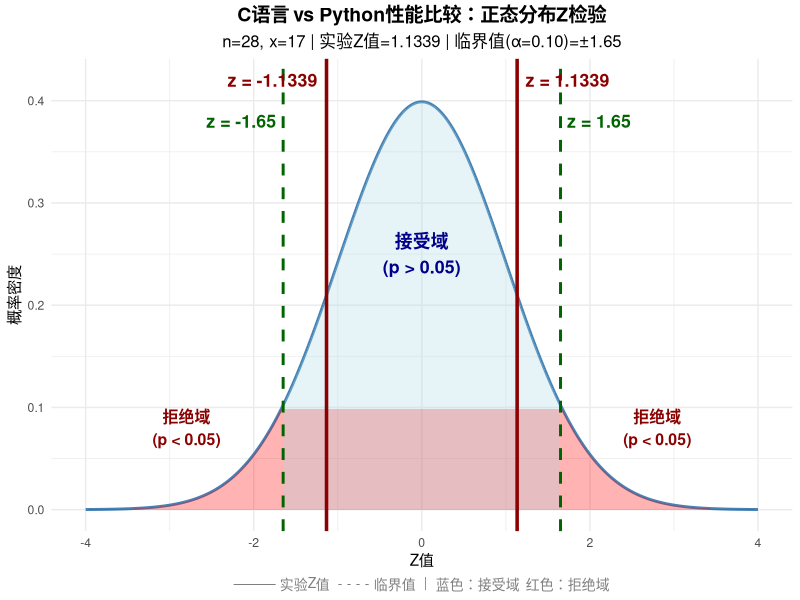
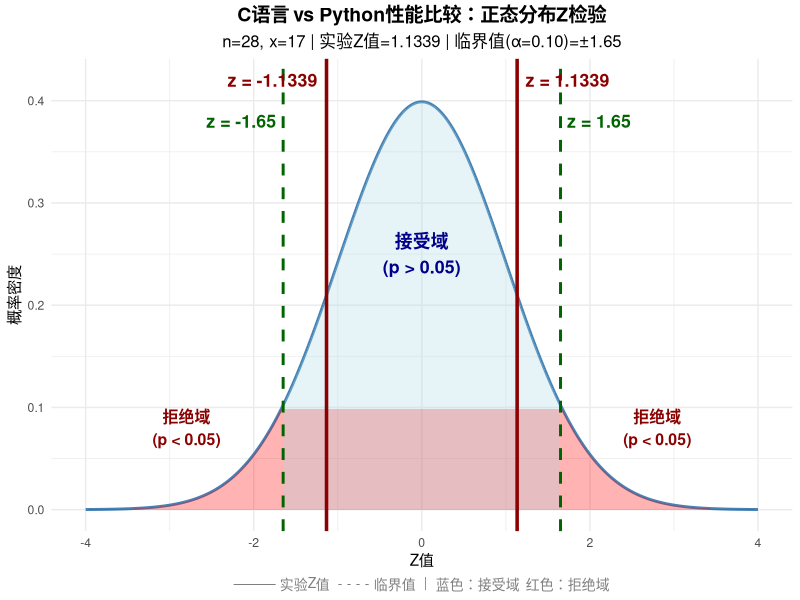

R code for these plots, in order:
# 实验：C程序 vs Python程序性能比较
# 实验设计：28个Python程序，用C重写，对比性能
# 结果：C程序比Python快的案例数 = 17

# 数据设定
n <- 28  # 总实验数
x <- 17  # C程序比Python快的次数
p0 <- 0.5  # 零假设：两种语言性能无差异，各占50%

# ============= 二项分布检验 =============

# 方法1：使用二项检验（精确检验）
binom_test <- binom.test(x, n, p0, alternative = "two.sided")
cat("二项检验（精确检验）结果：\n")
cat("p值：", binom_test$p.value, "\n")
cat("95% 置信区间：", binom_test$conf.int, "\n\n")

# 方法2：正态近似（z检验）
# 样本比例
p_hat <- x / n  # 样本比例
cat("样本比例（C程序更快）：", p_hat, "\n")
cat("样本比例（百分比）：", p_hat * 100, "%\n\n")

# z值计算：z = (p_hat - p0) / sqrt(p0*(1-p0)/n)
se <- sqrt(p0 * (1 - p0) / n)  # 标准误
z_value <- (p_hat - p0) / se

cat("=== 正态近似Z检验 ===\n")
cat("标准误（SE）：", se, "\n")
cat("z值：", z_value, "\n")

# 双尾p值
p_value <- 2 * pnorm(-abs(z_value))  # 双尾
cat("p值（双尾）：", p_value, "\n\n")

# ============= 可视化：正态分布图 =============
library(ggplot2)

# 生成正态分布曲线数据
x_seq <- seq(-4, 4, length.out = 300)
y_density <- dnorm(x_seq, mean = 0, sd = 1)
df_norm <- data.frame(x = x_seq, y = y_density)

# 设置z值
z_actual <- round(z_value, 4)
z_critical <- 1.65

# 创建绘图，添加详细标注
p <- ggplot(df_norm, aes(x = x, y = y)) +
  geom_line(color = "steelblue", linewidth = 1) +
  # 拒绝域（z > 1.65或z < -1.65）
  geom_area(data = df_norm[df_norm$x >= z_critical | df_norm$x <= -z_critical, ],
            aes(x = x, y = y), fill = "red", alpha = 0.3) +
  # 接受域
  geom_area(data = df_norm[df_norm$x < z_critical & df_norm$x > -z_critical, ],
            aes(x = x, y = y), fill = "lightblue", alpha = 0.3) +
  # 实验的z值线
  geom_vline(xintercept = z_actual, color = "darkred", linetype = "solid", linewidth = 1.2) +
  geom_vline(xintercept = -z_actual, color = "darkred", linetype = "solid", linewidth = 1.2) +
  # 临界值线
  geom_vline(xintercept = z_critical, color = "darkgreen", linetype = "dashed", linewidth = 1) +
  geom_vline(xintercept = -z_critical, color = "darkgreen", linetype = "dashed", linewidth = 1) +
  
  # 标注实验z值
  annotate("text", x = z_actual, y = 0.42, label = paste0("z = ", z_actual),
           color = "darkred", fontface = "bold", size = 4.5, hjust = -0.1) +
  annotate("text", x = -z_actual, y = 0.42, label = paste0("z = ", -z_actual),
           color = "darkred", fontface = "bold", size = 4.5, hjust = 1.1) +
  
  # 标注临界值
  annotate("text", x = z_critical, y = 0.38, label = paste0("z = ", z_critical),
           color = "darkgreen", fontface = "bold", size = 4.5, hjust = -0.1) +
  annotate("text", x = -z_critical, y = 0.38, label = paste0("z = ", -z_critical),
           color = "darkgreen", fontface = "bold", size = 4.5, hjust = 1.1) +
  
  # 标注区域
  annotate("text", x = 0, y = 0.25, label = "接受域\n(p > 0.05)",
           color = "darkblue", fontface = "bold", size = 4.5, hjust = 0.5) +
  annotate("text", x = 2.8, y = 0.08, label = "拒绝域\n(p < 0.05)",
           color = "darkred", fontface = "bold", size = 4, hjust = 0.5) +
  annotate("text", x = -2.8, y = 0.08, label = "拒绝域\n(p < 0.05)",
           color = "darkred", fontface = "bold", size = 4, hjust = 0.5) +
  
  labs(title = "C语言 vs Python性能比较：正态分布Z检验",
       subtitle = sprintf("n=28, x=17 | 实验Z值=%.4f | 临界值(α=0.10)=±%.2f", z_actual, z_critical),
       x = "Z值",
       y = "概率密度",
       caption = "——— 实验Z值  - - - - 临界值  |  蓝色：接受域  红色：拒绝域") +
  theme_minimal() +
  theme(
    plot.title = element_text(hjust = 0.5, size = 14, face = "bold"),
    plot.subtitle = element_text(hjust = 0.5, size = 12),
    plot.caption = element_text(hjust = 0.5, size = 10, color = "gray50"),
    axis.title = element_text(size = 11)
  )

print(p)

# 保存图表
ggsave("experiment_normal_distribution.png", p, width = 12, height = 6.5, dpi = 300)

# ============= 结论总结 =============
cat("\n========== 实验结论 ==========\n")
cat(sprintf("实验总数：%d\n", n))
cat(sprintf("C程序较快次数：%d（%.2f%%）\n", x, p_hat * 100))
cat(sprintf("Python程序较快次数：%d（%.2f%%）\n", n - x, (1 - p_hat) * 100))
cat("\n统计检验结果：\n")
cat(sprintf("标准误（SE）= %.6f\n", se))
cat(sprintf("Z值 = %.4f\n", z_actual))
cat(sprintf("p值（双尾）= %.4f\n", p_value))
cat(sprintf("临界值（z_0.05）= ±1.96\n"))
cat(sprintf("临界值（z_0.10）= ±1.65\n"))

cat("\n决策：\n")
if (p_value < 0.05) {
  cat("✓ 在显著性水平 α=0.05 下，拒绝零假设\n")
  cat("  C程序的性能显著优于Python程序\n")
} else {
  cat("✗ 在显著性水平 α=0.05 下，无法拒绝零假设\n")
  cat("  C程序与Python程序的性能无显著差异\n")
}

cat("\n说明：\n")
cat("- 实验Z值（1.1339）< 临界值（1.65）\n")
cat("- 虽然C程序比例为60.71%，高于50%，但差异不具有统计显著性\n")
cat("- 这种差异可能是由随机波动造成，而非C语言的真实优势\n")
cat("=============================\n")
